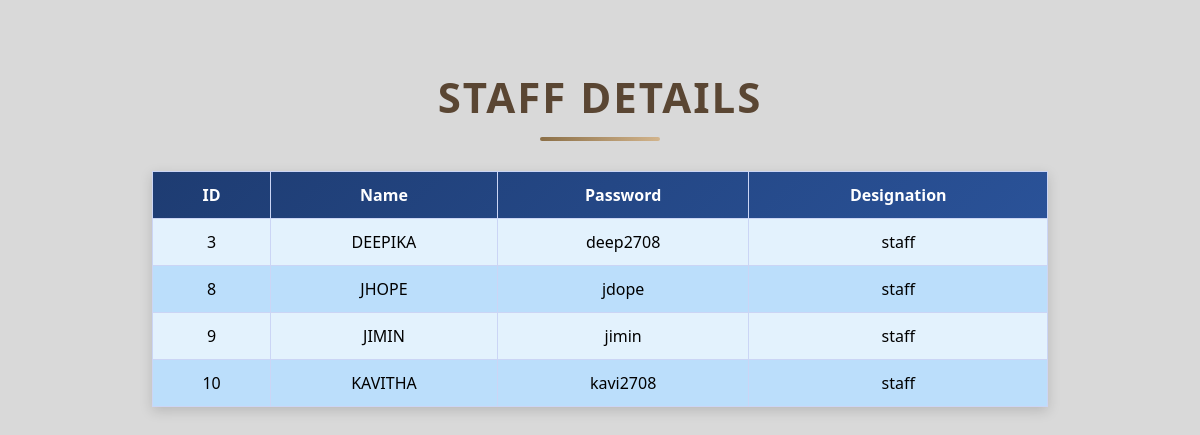
The app's page /members/principal/viewstaff/ with its own data.
### members/models.py (models this page shows)
class Employee(models.Model):
  name = models.CharField(max_length=1000)
  password = models.CharField(max_length=1000)
  designation = models.CharField(max_length=1000)

### members/views.py (the view)
# urls.py: path('principal/viewstaff/', views.viewstaff, name='viewstaff'),
def viewstaff(request):
  staff = Employee.objects.filter(designation="staff")
  template = loader.get_template('viewstaff.html')
  context = {
    'staff': staff,
  }
  return HttpResponse(template.render(context, request))

### members/templates/viewstaff.html (shortened to what this page needs)
{% load static %}
<!DOCTYPE html>
<html>
<head>
  <link rel="stylesheet" type="text/css" href="{% static 'tables.css' %}">
</head>
<body>
<center>
<h1 class="page-title">STAFF DETAILS</h1>
<table border="1" class="zigzag-table">
	<thead>
      <tr>
        <th>ID</th>
        <th>Name</th>
        <th>Password</th>
        <th>Designation</th>
      </tr>
    </thead>
{% for x in staff %}
<tr>
<td>{{ x.id }}</td>
<td>{{ x.name }}</td>
<td>{{ x.password }}</td>
<td>{{ x.designation }}</td>
</tr>
{% endfor %}
</table>
</center>
</body>
</html>

### members/static/tables.css (style rules this page uses)
body { margin: 0; padding: 40px; font-family: "Segoe UI", sans-serif; background: #d9d9d9; }
.page-title { text-align: center; font-size: 42px; margin-bottom: 30px; color: #5a4633; letter-spacing: 2px; text-transform: uppercase; position: relative; }
.page-title::after { content: ""; width: 120px; height: 4px; background: linear-gradient(90deg, #8b6f47, #d2b48c); display: block; margin: 12px auto 0; border-radius: 2px; }
.zigzag-table { width: 80%; margin: 30px auto; border-collapse: collapse; font-family: "Segoe UI", sans-serif; box-shadow: 0 4px 12px rgba(0, 0, 0, 0.15); }
.zigzag-table thead { background: linear-gradient(135deg, #1e3c72, #2a5298); color: white; }
.zigzag-table th, .zigzag-table td { padding: 12px 16px; text-align: center; border: 1px solid #cbd5f5; }
.zigzag-table tbody tr:nth-child(odd) { background-color: #e3f2fd; }
.zigzag-table tbody tr:nth-child(even) { background-color: #bbdefb; }

### members/templates/viewstaff.html (style rules this page uses)
body { margin: 0; padding: 40px; font-family: "Segoe UI", sans-serif; background: #d9d9d9; }
.page-title { text-align: center; font-size: 42px; margin-bottom: 30px; color: #5a4633; letter-spacing: 2px; text-transform: uppercase; position: relative; }
.page-title::after { content: ""; width: 120px; height: 4px; background: linear-gradient(90deg, #8b6f47, #d2b48c); display: block; margin: 12px auto 0; border-radius: 2px; }
.zigzag-table { width: 80%; margin: 30px auto; border-collapse: collapse; font-family: "Segoe UI", sans-serif; box-shadow: 0 4px 12px rgba(0, 0, 0, 0.15); }
.zigzag-table thead { background: linear-gradient(135deg, #1e3c72, #2a5298); color: white; }
.zigzag-table th, .zigzag-table td { padding: 12px 16px; text-align: center; border: 1px solid #cbd5f5; }
.zigzag-table tbody tr:nth-child(odd) { background-color: #e3f2fd; }
.zigzag-table tbody tr:nth-child(even) { background-color: #bbdefb; }

### records on screen
Employee: id "3", name "DEEPIKA", password "deep2708", designation "staff"
Employee: id "8", name "JHOPE", password "jdope", designation "staff"
Employee: id "9", name "JIMIN", password "jimin", designation "staff"
Employee: id "10", name "KAVITHA", password "kavi2708", designation "staff"
